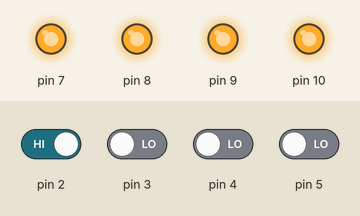
Bench run of a sketch on a simulated Arduino Uno, built with avr-gcc and run on an emulated ATmega328P. On the bench: output pins drawn as LEDs (lit = HIGH). The inputs (shaded band) are chosen by the test bench; at power-on: pin 2 HIGH, pin 3–5 LOW.

Above: at 1.2 s.
1.3 s: pin 3 driven HIGH
At 2.2 s:
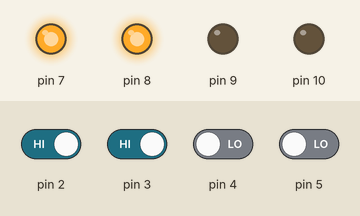
2.8 s: pin 4 driven HIGH
At 3.3 s:
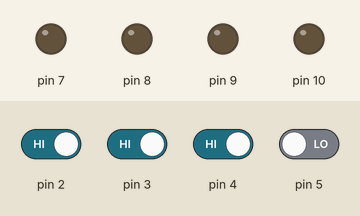
4.3 s: pin 4 driven LOW
At 5.5 s:
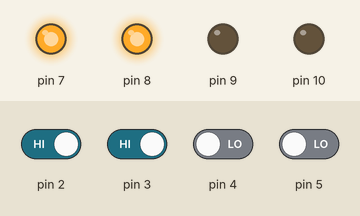
5.8 s: pin 2 driven LOW
At 6.8 s:
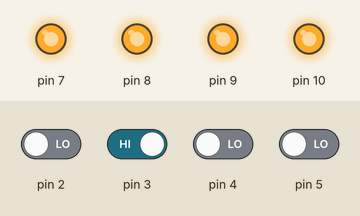
Timing chart, 0 to 8.3 s (numbered marks = the images above; inputs shaded):
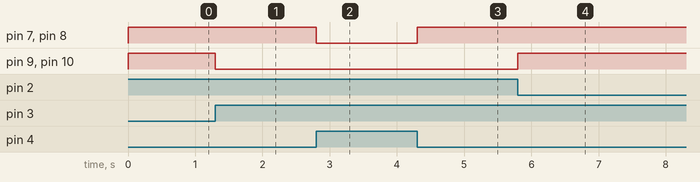

Measured:
- after the input at 1.3 s, pin 9, pin 10: HIGH → LOW at once
- after the input at 2.8 s, pin 7, pin 8: HIGH → LOW at once
- after the input at 4.3 s, pin 7, pin 8: LOW → HIGH at once
- after the input at 5.8 s, pin 9, pin 10: LOW → HIGH at once

The sketch:

6.ino
```cpp
/*Usando condicional composta, desenvolva um programa onde:
- Se os botões dos pinos 2 ou 3 forem acionado, todos os LED’s se
acendem juntos;
- Se os botões dos pinos 4 e 5 forem acionados, os LEDs 7 e 8 se
acendem juntos.*/
void setup(){
  pinMode(2,INPUT);
  pinMode(3,INPUT);
  pinMode(4,INPUT);
  pinMode(5,INPUT);
  pinMode(7,OUTPUT);
  pinMode(8,OUTPUT);
  pinMode(9,OUTPUT);
  pinMode(10,OUTPUT);
}
void loop(){
  if((digitalRead(2)==LOW)||(digitalRead(3)==LOW)){
    digitalWrite(7,HIGH);
    digitalWrite(8,HIGH);
    digitalWrite(9,HIGH);
    digitalWrite(10,HIGH);
  }
  else if((digitalRead(4)==LOW)&&(digitalRead(5)==LOW)){
    digitalWrite(7,HIGH);
    digitalWrite(8,HIGH);
    digitalWrite(9,LOW);
    digitalWrite(10,LOW);
  }
  else{
    digitalWrite(7,LOW);
    digitalWrite(8,LOW);
    digitalWrite(9,LOW);
    digitalWrite(10,LOW);
  }
}
```
